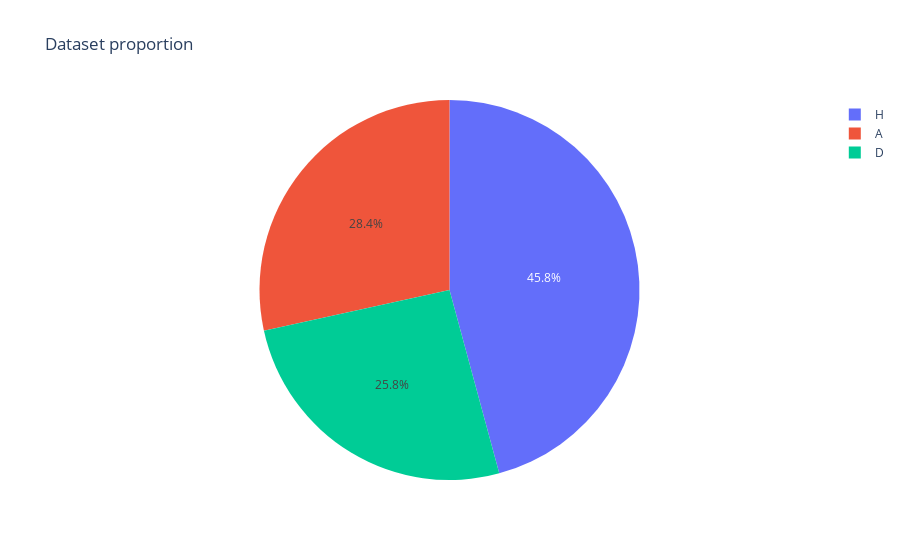

Notebook code for this chart:
### Markdown cell above
## Bagaimana Distribusi Hasil Pertandingan?

### Code cell
proportion = df1['FTR'].value_counts().reset_index()
display(proportion)
fig = px.pie(proportion, names="FTR", 
              values="count", 
              title="Dataset proportion",
              hover_data=["count"], 
              )
fig.show()

### Figure 1 — Plotly figure (JSON) as saved in the notebook; plotly's stock layout.template omitted (floating-point values rounded to 4 significant figures)
{"data": [{"customdata": [[5088], [3161], [2864]], "domain": {"x": [0, 1], "y": [0, 1]}, "hovertemplate": "FTR=%{label}<br>count=%{customdata[0]}<extra></extra>", "labels": ["H", "A", "D"], "legendgroup": "", "name": "", "showlegend": true, "type": "pie", "values": [5088, 3161, 2864]}], "layout": {"legend": {"tracegroupgap": 0}, "title": {"text": "Dataset proportion"}}}
